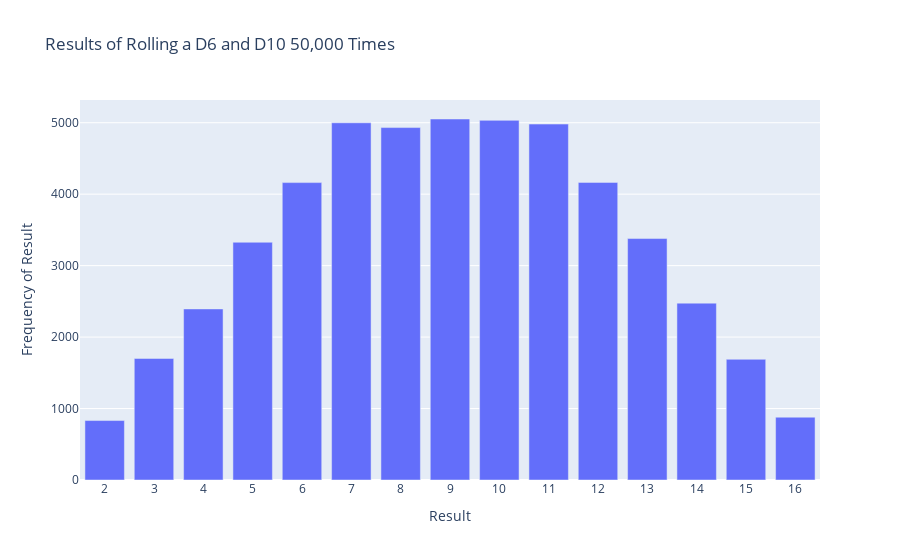

Notebook cell for this chart:
### Code cell
# dice_visual_d6d10.py

"""
Let's create a six-sided die and a ten-sided die, and see what happens when
we roll them 50,000 times:
"""

# Create two D6 dice
die_1 = Die()
die_2 = Die(10)

# Make some rolls, and store results in a list.
results = []

for roll_num in range(50_000):
    result = die_1.roll() + die_2.roll()
    results.append(result)

# Analyze the results.
frequencies = []
max_result = die_1.num_sides + die_2.num_sides
poss_results = range(2, max_result+1)

for value in poss_results:
    frequency = results.count(value)
    frequencies.append(frequency)

# Visualize the results.
title = "Results of Rolling a D6 and D10 50,000 Times"
labels = {'x': 'Result', 'y': 'Frequency of Result'}
fig = px.bar(x=poss_results, y=frequencies, title=title, labels=labels)

# Further customize chart
fig.update_layout(xaxis_dtick=1)
fig.show()

### Figure 1 — Plotly figure (JSON) as saved in the notebook; plotly's stock layout.template omitted (floating-point values rounded to 4 significant figures)
{"data": [{"alignmentgroup": "True", "hovertemplate": "Result=%{x}<br>Frequency of Result=%{y}<extra></extra>", "legendgroup": "", "marker": {"color": "#636efa", "pattern": {"shape": ""}}, "name": "", "offsetgroup": "", "orientation": "v", "showlegend": false, "textposition": "auto", "type": "bar", "x": [2, 3, 4, 5, 6, 7, 8, 9, 10, 11, 12, 13, 14, 15, 16], "xaxis": "x", "y": [832, 1701, 2394, 3327, 4162, 4999, 4932, 5052, 5033, 4981, 4165, 3379, 2475, 1689, 879], "yaxis": "y"}], "layout": {"barmode": "relative", "legend": {"tracegroupgap": 0}, "title": {"text": "Results of Rolling a D6 and D10 50,000 Times"}, "xaxis": {"anchor": "y", "domain": [0, 1], "dtick": 1, "title": {"text": "Result"}}, "yaxis": {"anchor": "x", "domain": [0, 1], "title": {"text": "Frequency of Result"}}}}
